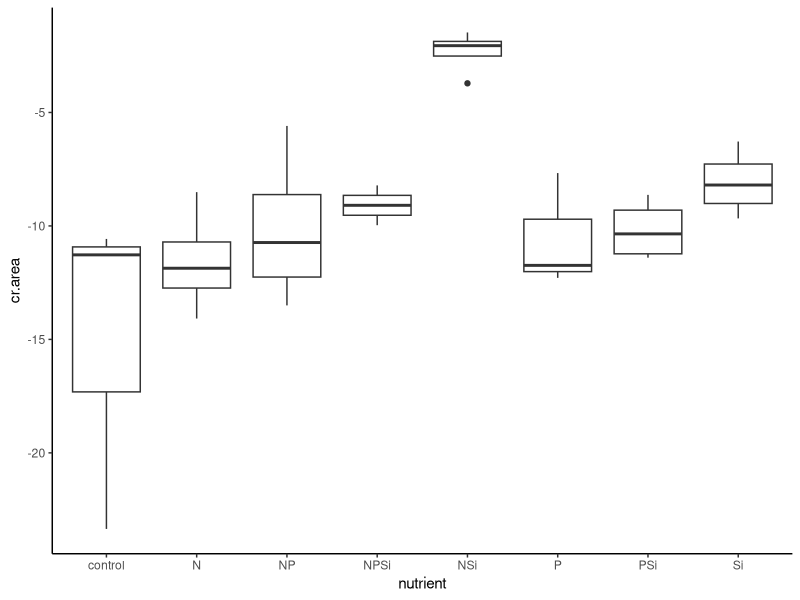
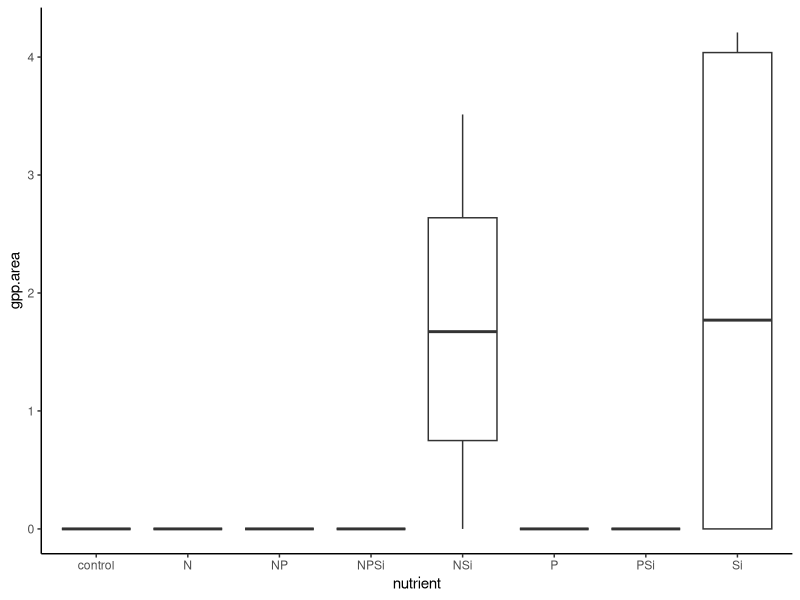

Recreate these plots in R, in order. (Note: this script raises an error after producing the figures.)
#Author:  Clay Arango
#Creation date: 10-Feb-19
#Script to analyze NDS data from Summer 2018 NDS work with S. Roley and A. Alexiades

#packages
install.packages("nlme")
install.packages("nortest")
install.packages("plyr")
install.packages("dplyr")
install.packages("multcomp")
install.packages("MASS")
install.packages("ggplot2")
library(nlme)
library(nortest)
library(plyr)
library(dplyr)
library(multcomp)
library(MASS)
library(ggplot2)

#Load data
kiona_fall <- read.table(file="kiona_fall.csv", header=T, sep=",")

#set variable
d = kiona_fall

#evaluate data to make sure factors are correct
names(d)

unique(d$nutrient) #control, N, NP, NPSi, NSi, P, PSi, Si
unique(d$N) #should be 0 and 1
unique(d$P) #should be 0 and 1
unique(d$Si) #should be 0 and 1
unique(d$top) #should be "sponge" and "glass"
#if need to change, use recode function below. 
d$top<-recode(d$top, "cellulose" ="sponge")
str(d)

#convert N and P vand Si alues (0 or 1 for absence or presence) to factors
d$N<-as.factor(d$N)
d$P<-as.factor(d$P)
d$Si<-as.factor(d$Si)
str(d)

#subset data into gpp and cr response
d.cr = subset(d, top=="sponge", data=d)
d.gpp = subset(d, top=="glass", data=d)

#check for outliers and check data entry before calculating CR-NRR
ggplot(d.cr, aes(x=nutrient, y=cr.area)) + geom_boxplot() + theme_classic()
#no outliers, but lots of zeros

#calculate nrr for cr
x<-ddply(d.cr, "nutrient", summarise, ave_cr = mean(cr.area, na.rm=T)) 
x
d.cr$cr.nrr = d.cr$cr.area/-15.066287 #divide by control ave_cr

#check for outliers and check data entry before calculating GPP- and chla-NRR
ggplot(d.gpp, aes(x=nutrient, y=gpp.area)) + geom_boxplot() + theme_classic()
#GPP area has 0 controls, so can't calculate NRR for GPP
#way too many zeros in data set
#probably need to drop this from GPP analysis
ggplot(d.gpp, aes(x=nutrient, y=chla_ug_cm2)) + geom_boxplot() + theme_classic()
#N+P+Si group looks evenly spread

#calculate nrr for gpp and chla
x<- ddply(d.gpp, "nutrient", summarise, ave_gpp = mean(gpp.area, na.rm=T), ave_chla = mean(chla, na.rm=T)) 
x
d.gpp$gpp.nrr = d.gpp$gpp.area/0 #divide by control ave_gpp
d.gpp$chla.nrr = d.gpp$chla/1.8799114 #divide by control ave_chla
#use to exclude outliers
#x1<- ddply(subset(d.gpp, !(nds.id=="F6")), "nutrient", summarise, ave_chla = mean(chla_ug_cm2, na.rm=T)) 
#x1
#d.gpp$chla.nrr_1<-d.gpp$chla_ug_cm2/2.700340

#combine into one file and export
d.cr$chla.nrr<-NA
#d.cr$chla.nrr_1<-NA#for excluded outliers
d.cr$gpp.nrr<-NA
d.gpp$cr.nrr<-NA
d.nrr<-rbind(d.cr, d.gpp)
d.nrr$site.date<-"kiona_fall"
d.nrr$gpp.es<-log(d.nrr$gpp.nrr)
d.nrr$cr.es<-log(d.nrr$cr.nrr)
d.nrr$chla.es<-log(d.nrr$chla.nrr)

write.table(d.nrr, "kiona_fall_nrr.csv",  sep=",", quote=F, row.names =F)

###############
#plots of NRR
##############
ggplot(data=subset(d.cr, !(nutrient=="control")), aes(x=nutrient, y=cr.nrr))+geom_boxplot()+theme_bw()+
  ylab("CR NRR")+geom_abline(slope = 0, intercept = 1)+
  theme(axis.title.x=element_blank(), panel.grid.minor=element_blank(), panel.grid.major=element_blank())
#no limitation

ggplot(data=subset(d.nrr, (top=="sponge")), aes(x=nutrient, y=cr.es))+geom_boxplot()+theme_bw()+
  ylab("CR Effect Size")+geom_hline(yintercept = 0.7, lty="dashed")+ geom_hline(yintercept = -0.7, lty="dashed")+
  geom_hline(yintercept = 1.385)+
  theme(axis.title.x=element_blank(), panel.grid.minor=element_blank(), panel.grid.major=element_blank())
#nothing over 1.385, so no significance?

ggplot(data=subset(d.gpp, !(nutrient=="control")), aes(x=nutrient, y=gpp.nrr))+geom_boxplot()+theme_bw()+
  ylab("GPP NRR")+geom_abline(slope = 0, intercept = 1)+
  theme(axis.title.x=element_blank(), panel.grid.minor=element_blank(), panel.grid.major=element_blank())
#no data

ggplot(data=subset(d.nrr, top =="glass"),aes(x=nutrient, y=gpp.es))+geom_boxplot()+theme_bw()+
  ylab("GPP Effect Size")+geom_hline(yintercept = 0.7, lty="dashed")+
  geom_hline(yintercept = -0.7, lty="dashed")+ geom_hline(yintercept = 1.385)+
  theme(axis.title.x=element_blank(), panel.grid.minor=element_blank(), panel.grid.major=element_blank())
#no data

ggplot(data=subset(d.gpp, !(nutrient=="control")), aes(x=nutrient, y=chla.nrr))+geom_boxplot()+theme_bw()+
  ylab("Chlorophyll-a NRR")+geom_abline(slope = 0, intercept = 1)+ 
  theme(axis.title.x=element_blank(), panel.grid.minor=element_blank(), panel.grid.major=element_blank())
#no limitation

ggplot(data=subset(d.nrr, (top=="glass")), aes(x=nutrient, y=chla.es))+geom_boxplot()+theme_bw()+
  ylab("Chla Effect Size")+ geom_hline(yintercept = 0.7, lty="dashed")+ geom_hline(yintercept = -0.7, lty="dashed")+    
  geom_hline(yintercept = 1.385)+
  theme(axis.title.x=element_blank(), panel.grid.minor=element_blank(), panel.grid.major=element_blank())

#nothing over 1.385 so no significance?

##########
#NRR Summary Files
#########

GPP_sum<-ddply(d.gpp, "nutrient", summarise, ave_nrr.gpp=mean(gpp.nrr, na.rm=T), sd_nrr.gpp=sd(gpp.nrr, na.rm=T), 
               se_nrr.gpp =(sd(gpp.nrr)/sqrt(sum(!is.na(gpp.nrr)))), 
               ci95_nrr.gpp = (1.96*(sd(gpp.nrr)/sqrt(sum(!is.na(gpp.nrr))))),
               ave_nrr.chla=mean(chla.nrr, na.rm=T), sd_nrr.chla=sd(chla.nrr, na.rm=T), 
               se_nrr.chla =(sd(chla.nrr)/sqrt(sum(!is.na(chla.nrr)))), 
               ci95_nrr.chla = (1.96*(sd(chla.nrr)/sqrt(sum(!is.na(chla.nrr))))))
CR_sum<-ddply(d.cr, "nutrient", summarise, ave_nrr.cr=mean(cr.nrr, na.rm=T), sd_nrr.cr=sd(cr.nrr, na.rm=T), 
              se_nrr.cr =(sd(cr.nrr)/sqrt(sum(!is.na(cr.nrr)))), 
              ci95_nrr.cr = (1.96*(sd(cr.nrr)/sqrt(sum(!is.na(cr.nrr))))))

#now combine into one and export
d.sum<-merge(GPP_sum, CR_sum, by="nutrient")
d.sum$site_date<-"kiona_fall"
write.table(d.sum, "kiona_fall_summ.csv",  sep=",", quote=F, row.names=F)

############################################################
#analyze RESPIRATION data
############################################################

M1<-gls(cr.area~N*P*Si, data=d.cr, na.action=na.omit)
E1<-residuals(M1)
qqnorm(E1)
qqline(E1)
ad.test(E1)
   #residuals are normally distributed p = 0.1173
hist(E1)  
plot(M1)

plot(filter(d.cr, !is.na(cr.area)) %>% dplyr::select(nutrient), 
     E1, xlab="nutrient", ylab="Residuals")
bartlett.test(cr.area~nutrient, data=d.cr)
   #variance test is ok p = 0.05717

anova(M1)
  

##########################################################
#do multiple 2 way ANOVAs to improve our ability to interpret
##########################################################
#N and P
xx = na.omit(subset(d.cr, select = c(N,P,cr.area)))
interaction.plot(xx$N, xx$P, xx$cr.area*-1)

#N and Si
xx = na.omit(subset(d.cr, select = c(N,Si,cr.area)))
interaction.plot(xx$N, xx$Si, xx$cr.area*-1)

#P and Si
xx = na.omit(subset(d.cr, select = c(P,Si,cr.area)))
interaction.plot(xx$P, xx$Si, xx$cr.area*-1)
##########################################################
##########################################################

x <- group_by(d.cr, nutrient) %>%  # Grouping function causes subsequent functions to aggregate by season and reach
  summarize(cr.mean = abs(mean(cr.area, na.rm = TRUE)), # na.rm = TRUE to remove missing values
            cr.sd=abs(sd(cr.area, na.rm = TRUE)),  # na.rm = TRUE to remove missing values
            n = sum(!is.na(cr.area)), # of observations, excluding NAs. 
            cr.se=cr.sd/sqrt(n))

ggplot(data=x, aes(x=nutrient, y=cr.mean)) + 
  geom_bar(stat="identity", position=position_dodge(), color = "black") + 
  geom_errorbar(aes(ymin=cr.mean, ymax=cr.mean+cr.se), width=0.2, 
                position=position_dodge(0.9)) + 
  xlab("Nutrient") +
  ylab(expression(Respiration~(ug~O[2]~m^{-2}~h^{-1}))) +
  ylim(0,20) +
  labs(fill="Light") +
  theme_bw() +
  theme(panel.grid.major=element_blank(),
        panel.grid.minor=element_blank(),
        legend.title=element_text(size=6),
        legend.key=element_blank(), 
        legend.position=c(0.5,0.95), 
        legend.text=element_text(size=8), 
        legend.background=element_blank(), 
        legend.direction="horizontal", 
        legend.key.size=unit(0.3, "cm"), 
        axis.title.y=element_text(size=8), 
        axis.title.x=element_text(size=8), 
        axis.text.x=element_text(size=8))

#ggsave('output/figures/Ring_fall.tiff',
#       units="in",
#       width=3.25,
#       height=3.25,
#       dpi=1200,
#       compression="lzw")

#summarize nrr
x <- group_by(d.cr, nutrient) %>%  # Grouping function causes subsequent functions to aggregate by season and reach
  summarize(cr.mean = abs(mean(cr.nrr, na.rm = TRUE)), # na.rm = TRUE to remove missing values
            cr.sd=abs(sd(cr.nrr, na.rm = TRUE)),  # na.rm = TRUE to remove missing values
            n = sum(!is.na(cr.nrr)), # of observations, excluding NAs. 
            cr.se=cr.sd/sqrt(n))

############################################################
#analyze the PRODUCTION data
############################################################

M1<-gls(gpp.area~N*P*Si, data=d.gpp, na.action=na.omit) 
E1<-residuals(M1)
qqnorm(E1)
qqline(E1)
ad.test(E1)
   #residuals are not normal

hist(E1, xlab="residuals", main="")
plot(M1)

plot(filter(d.gpp, !is.na(gpp.area)) %>% dplyr::select(nutrient), 
     E1, xlab="nutrient", ylab="Residuals")
bartlett.test(gpp.area~nutrient, data=d.gpp)
   #not OK

anova(M1)
  
x <- group_by(d.gpp, nutrient) %>%  # Grouping function causes subsequent functions to aggregate by season and reach
  summarize(gpp.mean = abs(mean(gpp.area, na.rm = TRUE)), # na.rm = TRUE to remove missing values
            gpp.sd=abs(sd(gpp.area, na.rm = TRUE)),  # na.rm = TRUE to remove missing values
            n = sum(!is.na(gpp.area)), # of observations, excluding NAs. 
            gpp.se=gpp.sd/sqrt(n))

ggplot(data=x, aes(x=nutrient, y=gpp.mean)) + 
  geom_bar(stat="identity", position=position_dodge(), color = "black") + 
  geom_errorbar(aes(ymin=gpp.mean, ymax=gpp.mean+gpp.se), width=0.2, 
                position=position_dodge(0.9)) + 
  xlab("Nutrient") +
  ylab(expression(Production~(ug~O[2]~m^{-2}~h^{-1}))) +
  labs(fill="Light") +
  theme_bw() +
  theme(panel.grid.major=element_blank(),
        panel.grid.minor=element_blank(), 
        legend.title=element_text(size=6), 
        legend.key=element_blank(),  
        legend.position=c(0.5,0.95),  
        legend.text=element_text(size=8),  
        legend.background=element_blank(),  
        legend.direction="horizontal",  
        legend.key.size=unit(0.3, "cm"),  
        axis.title.y=element_text(size=8),  
        axis.title.x=element_text(size=8),  
        axis.text.x=element_text(size=8))

#ggsave('output/figures/gppByNutrient.tiff',
#       units="in",
#       width=3.25,
#       height=3.25,
#       dpi=1200,
#       compression="lzw")

#summarize nrr
x <- group_by(d.gpp, nutrient) %>%  # Grouping function causes subsequent functions to aggregate by season and reach
  summarize(gpp.mean = abs(mean(gpp.nrr, na.rm = TRUE)), # na.rm = TRUE to remove missing values
            gpp.sd=abs(sd(gpp.nrr, na.rm = TRUE)),  # na.rm = TRUE to remove missing values
            n = sum(!is.na(gpp.nrr)), # of observations, excluding NAs. 
            gpp.se=gpp.sd/sqrt(n))

############################################################
#analyze the CHL-A biomass on disks

M1<-gls(chla~N*P*Si, data=d.gpp, na.action=na.omit)
E1<-residuals(M1)
qqnorm(E1)
qqline(E1)
ad.test(E1)
  #residuals are normal (p = 0.1307)
hist(E1)
plot(M1)

bartlett.test(chla~nutrient, data=d.gpp)
  #variance is OK p = 0.3619

anova(M1)

##########################################################
#do multiple 2 way ANOVAs to improve our ability to interpret
##########################################################
#N and P
xx = na.omit(subset(d.gpp, select = c(N,P,chla_ug_cm2)))
interaction.plot(xx$N, xx$P, xx$chla_ug_cm2)

#N and Si
xx = na.omit(subset(d.gpp, select = c(N,Si,chla)))
interaction.plot(xx$N, xx$Si, xx$chla)

#P and Si
xx = na.omit(subset(d.gpp, select = c(P,Si,chla)))
interaction.plot(xx$P, xx$Si, xx$chla)
